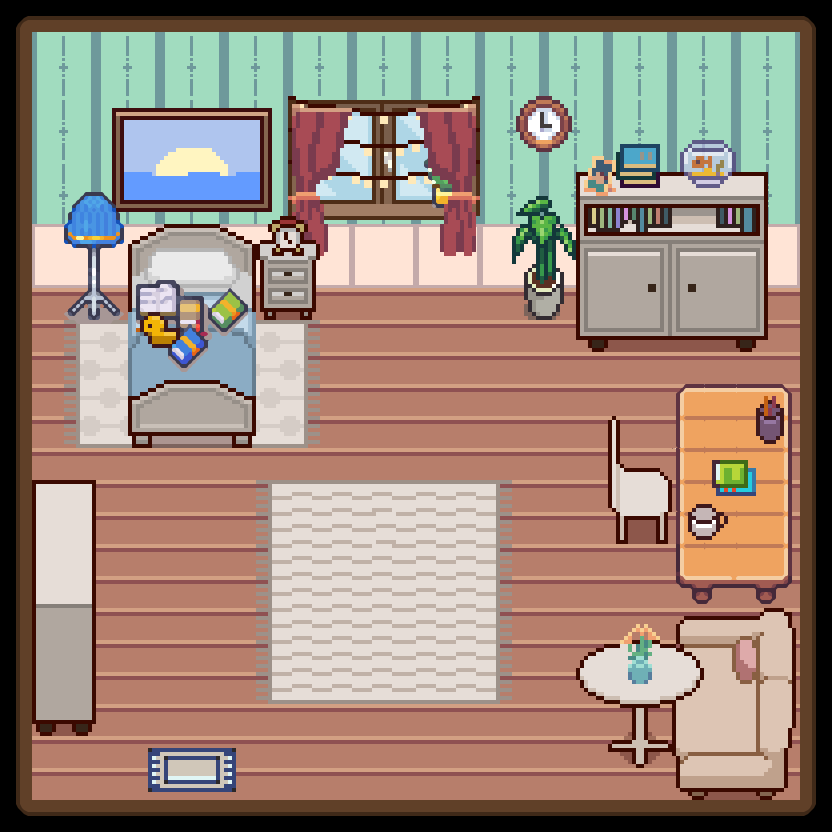

Below is a game level as drawn by its tile map, then a one-line description and the .tmx that defines it (tile-layer data replaced by summaries):
An orthogonal 26x26 tile map with 32x32 px tiles, 11 tile layers (пол, обои, большой цветок, коврики, картина, комод, ...), 16 tilesets.

<map version="1.10" tiledversion="1.12.2" orientation="orthogonal" renderorder="right-down" width="26" height="26" tilewidth="32" tileheight="32" infinite="0" nextlayerid="21" nextobjectid="1">
 <tileset firstgid="1" source="../../tilesets/kidsroomset.tsx" />
 <tileset firstgid="13" source="../../tilesets/atlas_16x-4x(2).tsx" />
 <tileset firstgid="12301" source="../../tilesets/floorswalls_LRK.tsx" />
 <tileset firstgid="13197" source="../../tilesets/atlas_32x(1).tsx" />
 <tileset firstgid="16269" source="../../tilesets/beds_BR-4x.tsx" />
 <tileset firstgid="17165" source="../../tilesets/InteriorTilesLITE-4x.tsx" />
 <tileset firstgid="20749" source="../../tilesets/livingroom_LRK-4x.tsx" />
 <tileset firstgid="24805" source="../../tilesets/doorswindowsstairs_LRK-4x.tsx" />
 <tileset firstgid="27749" source="../../tilesets/decorations_LRK-4x.tsx" />
 <tileset firstgid="28229" source="../../tilesets/decorations_BR-4x.tsx" />
 <tileset firstgid="28805" source="../../tilesets/wardrobes_BR-4x.tsx" />
 <tileset firstgid="30737" source="../../tilesets/Interiors_free_32x32(1).tsx" />
 <tileset firstgid="36433" source="../../tilesets/interiors_demo-4x.tsx" />
 <tileset firstgid="37137" source="../../tilesets/TopDownHouse_SmallItems-4x.tsx" />
 <tileset firstgid="37393" source="../../tilesets/atlas_32x-2x.tsx" />
 <tileset firstgid="40465" source="../../tilesets/cabinets_LRK-4x.tsx" />
 <layer id="2" name="пол" width="26" height="26">
  <data>[676 cells, 576 non-empty, 16 distinct tile ids]</data>
 </layer>
 <layer id="3" name="обои" width="26" height="26">
  <data>[676 cells, 192 non-empty, 8 distinct tile ids]</data>
 </layer>
 <layer id="17" name="большой цветок" width="26" height="26">
  <data>[676 cells, 14 non-empty, 14 distinct tile ids]</data>
 </layer>
 <layer id="7" name="коврики, картина, комод" width="26" height="26">
  <data>[676 cells, 112 non-empty, 112 distinct tile ids]</data>
 </layer>
 <layer id="14" name="торшер. стул" width="26" height="26">
  <data>[676 cells, 30 non-empty, 30 distinct tile ids]</data>
 </layer>
 <layer id="11" name="окно и кровать" width="26" height="26">
  <data>[676 cells, 52 non-empty, 52 distinct tile ids]</data>
 </layer>
 <layer id="13" name="гирляндочка" width="26" height="26">
  <data>[676 cells, 39 non-empty, 39 distinct tile ids]</data>
 </layer>
 <layer id="15" name="книги на кровати, цветок на окне, часы, книги на комоде, стол, аквариум" width="26" height="26">
  <data>[676 cells, 65 non-empty, 53 distinct tile ids]</data>
 </layer>
 <layer id="20" name="шторы, карандаши, книга на столе, большой ковер, шкаф боком, диван" width="26" height="26">
  <data>[676 cells, 161 non-empty, 128 distinct tile ids]</data>
 </layer>
 <layer id="18" name="тумбочка, фото, утка, столик" width="26" height="26">
  <data>[676 cells, 56 non-empty, 56 distinct tile ids]</data>
 </layer>
 <layer id="19" name="кружка, будильник, цветок на столике" width="26" height="26">
  <data>[676 cells, 114 non-empty, 53 distinct tile ids]</data>
 </layer>
</map>
